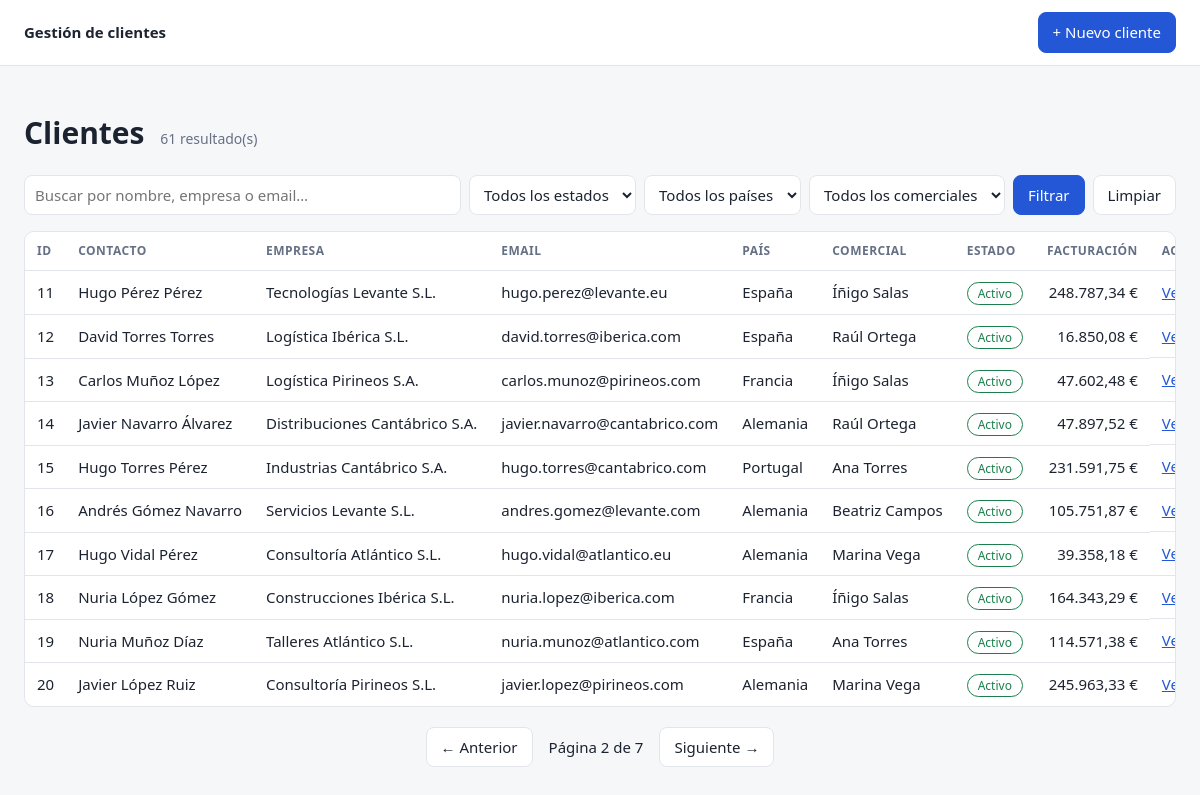
Screenshot of /?pagina=2&q=&estado=&pais=&comercial= with the database file from the repository.
### tables this page shows
CREATE TABLE clientes (
    id                  INTEGER PRIMARY KEY AUTOINCREMENT,
    nombre              TEXT NOT NULL,
    apellidos           TEXT NOT NULL,
    empresa             TEXT NOT NULL,
    email               TEXT NOT NULL,
    telefono            TEXT NOT NULL,
    estado              TEXT NOT NULL CHECK (estado IN ('Activo', 'Inactivo')),
    direccion           TEXT NOT NULL,
    pais                TEXT NOT NULL,
    comercial           TEXT NOT NULL,
    fecha_alta          TEXT NOT NULL,
    facturacion         REAL NOT NULL CHECK (facturacion >= 0),
    fecha_modificacion  TEXT NOT NULL
);

### app.py (the view)
    @app.route("/")
    def lista():
        filtros = {k: request.args.get(k, "").strip() for k in ("q", "estado", "pais", "comercial")}
        pagina = max(request.args.get("pagina", 1, type=int), 1)
        clientes, total = db.buscar(**filtros, pagina=pagina, por_pagina=POR_PAGINA)
        paginas = max((total + POR_PAGINA - 1) // POR_PAGINA, 1)
        if pagina > paginas:
            return redirect(url_for("lista", **filtros, pagina=paginas))
        return render_template(
            "lista.html", clientes=clientes, total=total, pagina=pagina, paginas=paginas,
            filtros=filtros, estados=db.ESTADOS,
            paises=db.valores_distintos("pais"), comerciales=db.valores_distintos("comercial"))

### db.py (called while the page is built)
def get_db():
    if "db" not in g:
        g.db = sqlite3.connect(current_app.config["DATABASE"])
        g.db.row_factory = sqlite3.Row
        g.db.execute("PRAGMA foreign_keys = ON")
    return g.db

def valores_distintos(columna):
    assert columna in ("pais", "comercial")  # evita inyección: columna no viene del usuario
    filas = get_db().execute(
        f"SELECT DISTINCT {columna} FROM clientes ORDER BY {columna}").fetchall()
    return [f[0] for f in filas]

### templates/lista.html (shortened to what this page needs)
{% extends "base.html" %}
{% block contenido %}
<h1>Clientes <small>{{ total }} resultado(s)</small></h1>
<form class="filtros" method="get" action="{{ url_for('lista') }}">
  <input type="search" name="q" value="{{ filtros.q }}" placeholder="Buscar por nombre, empresa o email…">
  <select name="estado" aria-label="Estado">
    <option value="">Todos los estados</option>
  </select>
  <select name="pais" aria-label="País">
    <option value="">Todos los países</option>
  </select>
  <select name="comercial" aria-label="Comercial">
    <option value="">Todos los comerciales</option>
  </select>
  <button class="btn primario" type="submit">Filtrar</button>
  <a class="btn" href="{{ url_for('lista') }}">Limpiar</a>
</form>
{% if clientes %}
<div class="tabla-wrap">
<table>
  <thead>
    <tr><th>ID</th><th>Contacto</th><th>Empresa</th><th>Email</th><th>País</th>
        <th>Comercial</th><th>Estado</th><th class="num">Facturación</th><th>Acciones</th></tr>
  </thead>
  <tbody>
  {% for c in clientes %}
    <tr>
      <td>{{ c.id }}</td>
      <td>{{ c.nombre }} {{ c.apellidos }}</td>
      <td>{{ c.empresa }}</td>
      <td>{{ c.email }}</td>
      <td>{{ c.pais }}</td>
      <td>{{ c.comercial }}</td>
      <td><span class="chip {{ c.estado|lower }}">{{ c.estado }}</span></td>
      <td class="num">{{ '{:,.2f}'.format(c.facturacion).replace(',', 'X').replace('.', ',').replace('X', '.') }} €</td>
      <td class="acciones">
        <a href="{{ url_for('detalle', cliente_id=c.id) }}">Ver</a>
      </td>
    </tr>
  {% endfor %}
  </tbody>
</table>
</div>
<nav class="paginacion" aria-label="Paginación">
  {% if pagina > 1 %}<a class="btn" href="{{ url_for('lista', pagina=pagina-1, **filtros) }}">← Anterior</a>{% endif %}
  <span>Página {{ pagina }} de {{ paginas }}</span>
  {% if pagina < paginas %}<a class="btn" href="{{ url_for('lista', pagina=pagina+1, **filtros) }}">Siguiente →</a>{% endif %}
</nav>
{% else %}
  <p class="vacio">No hay clientes que coincidan con la búsqueda.</p>
{% endif %}
{% endblock %}

### static/style.css (style rules this page uses)
:root { --bg:#f6f7f9; --card:#fff; --txt:#1c2330; --suave:#667085; --borde:#e2e5ea; --prim:#2457d6; --rojo:#c62828; --verde:#1b7f4b; }
* { box-sizing: border-box; }
body { margin:0; font:15px/1.5 system-ui, sans-serif; background:var(--bg); color:var(--txt); }
a { color:var(--prim); }
h1 small { font-size:14px; color:var(--suave); font-weight:400; margin-left:8px; }
.btn { display:inline-block; padding:8px 14px; border:1px solid var(--borde); border-radius:8px; background:var(--card); color:var(--txt); text-decoration:none; cursor:pointer; font:inherit; }
.btn.primario { background:var(--prim); border-color:var(--prim); color:#fff; }
.filtros { display:flex; flex-wrap:wrap; gap:8px; margin:16px 0; }
.filtros input[type=search] { flex:1 1 260px; }
input, select { padding:8px 10px; border:1px solid var(--borde); border-radius:8px; background:var(--card); color:var(--txt); font:inherit; }
.tabla-wrap { overflow-x:auto; background:var(--card); border:1px solid var(--borde); border-radius:10px; }
table { width:100%; border-collapse:collapse; }
th, td { padding:10px 12px; text-align:left; border-bottom:1px solid var(--borde); white-space:nowrap; }
th { font-size:12px; text-transform:uppercase; letter-spacing:.04em; color:var(--suave); }
tbody tr:last-child td { border-bottom:0; }
.num { text-align:right; }
.acciones { display:flex; gap:12px; align-items:center; }
.chip { padding:2px 10px; border-radius:99px; font-size:12px; border:1px solid; }
.chip.activo { color:var(--verde); }
.paginacion { display:flex; justify-content:center; align-items:center; gap:16px; margin:20px 0; }

### rows the page displays
clientes: id "11", nombre "Hugo", apellidos "Pérez Pérez", empresa "Tecnologías Levante S.L.", email "hugo.perez@levante.eu", pais "España", comercial "Íñigo Salas", estado "Activo", facturacion "248.787,34"
clientes: id "12", nombre "David", apellidos "Torres Torres", empresa "Logística Ibérica S.L.", email "david.torres@iberica.com", pais "España", comercial "Raúl Ortega", estado "Activo", facturacion "16.850,08"
clientes: id "13", nombre "Carlos", apellidos "Muñoz López", empresa "Logística Pirineos S.A.", email "carlos.munoz@pirineos.com", pais "Francia", comercial "Íñigo Salas", estado "Activo", facturacion "47.602,48"
clientes: id "14", nombre "Javier", apellidos "Navarro Álvarez", empresa "Distribuciones Cantábrico S.A.", email "javier.navarro@cantabrico.com", pais "Alemania", comercial "Raúl Ortega", estado "Activo", facturacion "47.897,52"
clientes: id "15", nombre "Hugo", apellidos "Torres Pérez", empresa "Industrias Cantábrico S.A.", email "hugo.torres@cantabrico.com", pais "Portugal", comercial "Ana Torres", estado "Activo", facturacion "231.591,75"
clientes: id "16", nombre "Andrés", apellidos "Gómez Navarro", empresa "Servicios Levante S.L.", email "andres.gomez@levante.com", pais "Alemania", comercial "Beatriz Campos", estado "Activo", facturacion "105.751,87"
clientes: id "17", nombre "Hugo", apellidos "Vidal Pérez", empresa "Consultoría Atlántico S.L.", email "hugo.vidal@atlantico.eu", pais "Alemania", comercial "Marina Vega", estado "Activo", facturacion "39.358,18"
clientes: id "18", nombre "Nuria", apellidos "López Gómez", empresa "Construcciones Ibérica S.L.", email "nuria.lopez@iberica.com", pais "Francia", comercial "Íñigo Salas", estado "Activo", facturacion "164.343,29"
clientes: id "19", nombre "Nuria", apellidos "Muñoz Díaz", empresa "Talleres Atlántico S.L.", email "nuria.munoz@atlantico.com", pais "España", comercial "Ana Torres", estado "Activo", facturacion "114.571,38"
clientes: id "20", nombre "Javier", apellidos "López Ruiz", empresa "Consultoría Pirineos S.L.", email "javier.lopez@pirineos.com", pais "Alemania", comercial "Marina Vega", estado "Activo", facturacion "245.963,33"

### other values shown
{{ total }} "61"
{{ pagina }} "2"
{{ paginas }} "7"
